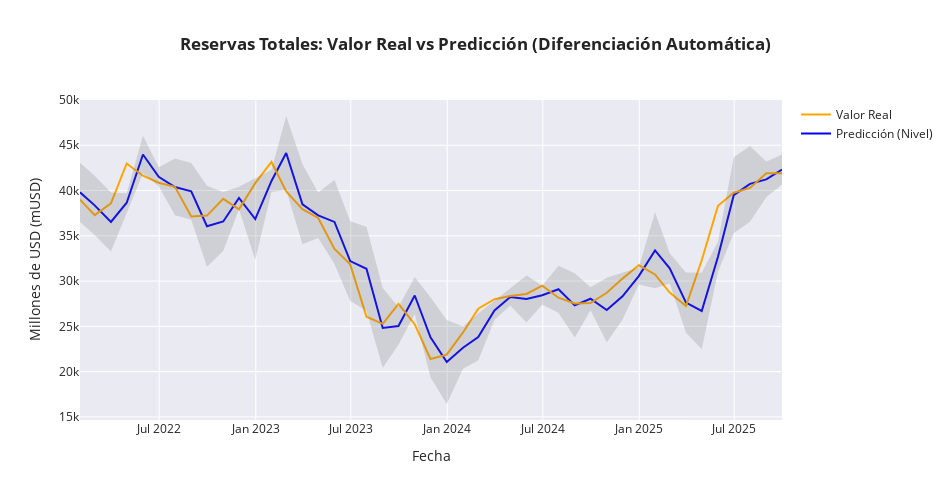

Notebook code cell kept with this figure:
### Code cell
# 1. Ya NO necesitas shift(1) ni sumar nada. 
# Las predicciones ya están en el nivel real de reservas.
# ==============================================================================
pred_niveles  = predicciones['pred']
real_niveles  = df.loc[predicciones.index, 'reservas_musd']

# Si calculaste intervalos de confianza en el backtesting, úsalos así:
# (Si no los calculaste, estas líneas darán error, puedes comentarlas)
if 'lower_bound' in predicciones.columns:
    lower_niveles = predicciones['lower_bound']
    upper_niveles = predicciones['upper_bound']

# 2. Generar el gráfico (el resto del código de Plotly es casi igual)
# ==============================================================================
fig = go.Figure([
    # 1. Línea de Predicción Puntual
    go.Scatter(
        name = 'Predicción (Nivel)', 
        x    = predicciones.index, 
        y    = pred_niveles, 
        mode = 'lines',
        line = dict(color='blue', width=2)
    ),
    # 2. Línea de Valor Real
    go.Scatter(
        name = 'Valor Real', 
        x    = predicciones.index, 
        y    = real_niveles, 
        mode = 'lines',
        line = dict(color='orange', width=2)
    )
])

# 3. Agregar el sombreado solo si existen los intervalos
if 'lower_bound' in predicciones.columns:
    fig.add_traces([
        go.Scatter(
            name='Intervalo Superior', x=predicciones.index, y=upper_niveles,
            mode='lines', line=dict(width=0), showlegend=False
        ),
        go.Scatter(
            name='Intervalo Inferior', x=predicciones.index, y=lower_niveles,
            mode='lines', line=dict(width=0), fillcolor='rgba(100, 100, 100, 0.2)',
            fill='tonexty', showlegend=False
        )
    ])

# Configuración del diseño (Actualizamos el título)
fig.update_layout(
    title       = '<b>Reservas Totales: Valor Real vs Predicción (Diferenciación Automática)</b>',
    xaxis_title = "Fecha",
    yaxis_title = "Millones de USD (mUSD)",
    width       = 950,
    height      = 500,
    template    = "seaborn",
    hovermode   = "x unified"
)

fig.show()
